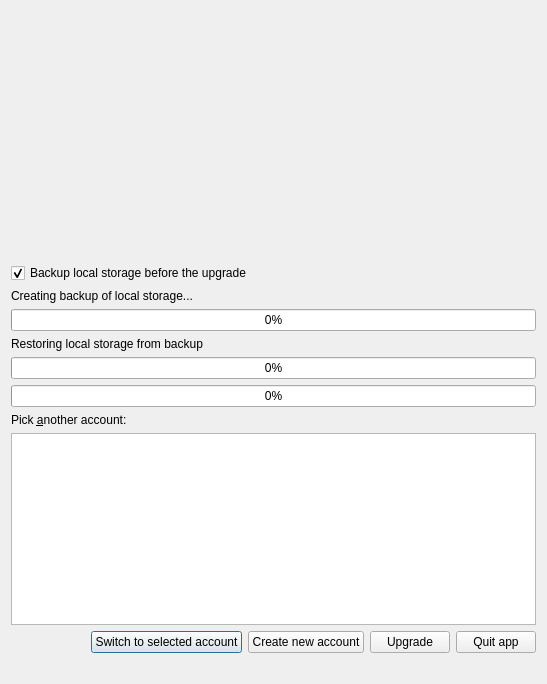
<?xml version="1.0" encoding="UTF-8"?>
<ui version="4.0">
 <class>LocalStorageUpgradeDialog</class>
 <widget class="QDialog" name="LocalStorageUpgradeDialog">
  <property name="geometry">
   <rect>
    <x>0</x>
    <y>0</y>
    <width>547</width>
    <height>684</height>
   </rect>
  </property>
  <property name="windowTitle">
   <string>Local storage requires upgrade</string>
  </property>
  <layout class="QVBoxLayout" name="verticalLayout">
   <item>
    <widget class="QLabel" name="introInfoLabel">
     <property name="wordWrap">
      <bool>true</bool>
     </property>
    </widget>
   </item>
   <item>
    <widget class="QLabel" name="accountInfoLabel"/>
   </item>
   <item>
    <widget class="QLabel" name="shortDescriptionLabel">
     <property name="wordWrap">
      <bool>true</bool>
     </property>
    </widget>
   </item>
   <item>
    <widget class="QLabel" name="longDescriptionLabel">
     <property name="sizePolicy">
      <sizepolicy hsizetype="Preferred" vsizetype="MinimumExpanding">
       <horstretch>0</horstretch>
       <verstretch>0</verstretch>
      </sizepolicy>
     </property>
     <property name="wordWrap">
      <bool>true</bool>
     </property>
    </widget>
   </item>
   <item>
    <widget class="QCheckBox" name="backupLocalStorageCheckBox">
     <property name="text">
      <string>Backup local storage before the upgrade</string>
     </property>
     <property name="checked">
      <bool>true</bool>
     </property>
    </widget>
   </item>
   <item>
    <widget class="QLabel" name="backupLocalStorageLabel">
     <property name="text">
      <string>Creating backup of local storage...</string>
     </property>
    </widget>
   </item>
   <item>
    <widget class="QProgressBar" name="backupLocalStorageProgressBar">
     <property name="maximum">
      <number>100</number>
     </property>
     <property name="value">
      <number>0</number>
     </property>
    </widget>
   </item>
   <item>
    <widget class="QLabel" name="restoreLocalStorageFromBackupLabel">
     <property name="text">
      <string>Restoring local storage from backup</string>
     </property>
    </widget>
   </item>
   <item>
    <widget class="QProgressBar" name="restoreLocalStorageFromBackupProgressBar">
     <property name="maximum">
      <number>100</number>
     </property>
     <property name="value">
      <number>0</number>
     </property>
    </widget>
   </item>
   <item>
    <widget class="QProgressBar" name="upgradeProgressBar">
     <property name="maximum">
      <number>100</number>
     </property>
     <property name="value">
      <number>0</number>
     </property>
    </widget>
   </item>
   <item>
    <widget class="QLabel" name="pickAnotherAccountLabel">
     <property name="text">
      <string>Pick &amp;another account:</string>
     </property>
     <property name="buddy">
      <cstring>accountsTableView</cstring>
     </property>
    </widget>
   </item>
   <item>
    <widget class="QTableView" name="accountsTableView">
     <property name="sizePolicy">
      <sizepolicy hsizetype="Expanding" vsizetype="Preferred">
       <horstretch>0</horstretch>
       <verstretch>0</verstretch>
      </sizepolicy>
     </property>
    </widget>
   </item>
   <item>
    <layout class="QHBoxLayout" name="buttonsHorizontalLayout">
     <item>
      <spacer name="buttonsHorizontalSpacer">
       <property name="orientation">
        <enum>Qt::Horizontal</enum>
       </property>
       <property name="sizeHint" stdset="0">
        <size>
         <width>10</width>
         <height>20</height>
        </size>
       </property>
      </spacer>
     </item>
     <item>
      <widget class="QPushButton" name="switchToAnotherAccountPushButton">
       <property name="text">
        <string>Switch to selected account</string>
       </property>
      </widget>
     </item>
     <item>
      <widget class="QPushButton" name="createNewAccountPushButton">
       <property name="text">
        <string>Create new account</string>
       </property>
      </widget>
     </item>
     <item>
      <widget class="QPushButton" name="applyPatchPushButton">
       <property name="text">
        <string>Upgrade</string>
       </property>
      </widget>
     </item>
     <item>
      <widget class="QPushButton" name="quitAppPushButton">
       <property name="text">
        <string>Quit app</string>
       </property>
      </widget>
     </item>
    </layout>
   </item>
   <item>
    <widget class="QLabel" name="statusBar">
     <property name="wordWrap">
      <bool>true</bool>
     </property>
    </widget>
   </item>
  </layout>
 </widget>
 <resources/>
 <connections/>
</ui>
